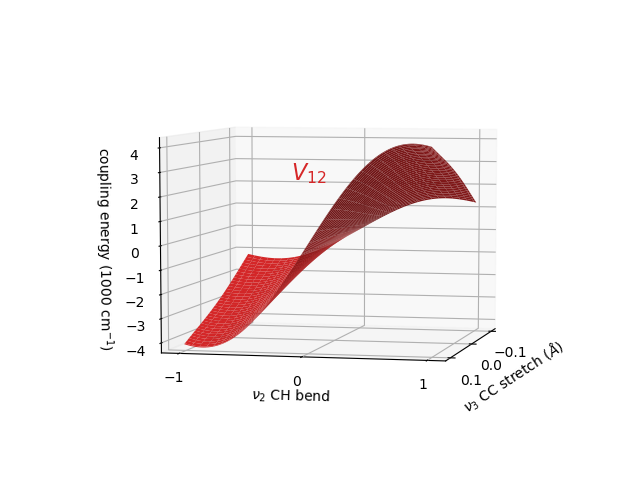

Write Python code to recreate this figure.
import numpy as np
import cse
from mpl_toolkits.mplot3d import axes3d
import matplotlib.pyplot as plt
import matplotlib as mpl

def adiabatic(VSp, VPp, V12):
     W = np.array([[VSp, V12], [V12, VPp]])

     Ae, Av = np.linalg.eigh(W.T)

     return Ae.T, Av.T

def Va(q1, q2, q3, Ca):
    s = 0
    for ii, jj, kk, C in Ca:
        s += C*(q1**ii)*(q2**jj)*(q3**kk)

    return s

def V12(q1, q2, q3, C12):
    s = 0
    for ii, jj, kk, C in C12:
        s += C*q1**ii*q2**jj*q3**kk

    return np.sin(q3)*(1-np.tanh(q1))*(1-np.tanh(q2))*s

H2cm = 27.2*8065.541

# Expansion coefficients Tarroni & Carter JCP 119, 12878 (2003)
i, j, k, CSp, CPp, CPm, C12 = np.loadtxt('Cijk', unpack=True)
# restructure for easy transport to generating function
CSp = np.column_stack((i, j, k, CSp))
CPm = np.column_stack((i, j, k, CPm))
CPp = np.column_stack((i, j, k, CPp))
C12 = np.column_stack((i, j, k, C12))

# Rcc, RCH, bond angle - equilibrium values
eq = {'Sp':(2.283737, 2.00787, np.pi), 'Pp':(2.432753, 2.021043, np.pi),
      'Pm':(2.432753, 2.021043, np.pi), '12':(2.5, 2.0, np.pi)}

# coordinates, relative to quilibrium values, in Angstroms
cc = np.linspace(-0.2, 0.2, 101)
ch = np.linspace(-0.2, 0.2, 101)
bar = np.linspace(-1, 1, 101)

CC, BAR = np.meshgrid(cc, bar, indexing='ij')

CH = 0 # equilibrium


Vsp = Va(CC, CH, BAR, CSp)*H2cm
Vpm = Va(CC, CH, BAR, CPm)*H2cm
Vpp = Va(CC, CH, BAR, CPp)*H2cm
VV = V12(CC, CH, BAR, C12)*H2cm

# diagonalize
(Asp, App), Av = adiabatic(Vsp, Vpp, VV)


fig = plt.figure()
ax = fig.add_subplot(111, projection='3d')

ax.view_init(elev=6, azim=13)
#ax.view_init(elev=30, azim=25)
ax.plot_surface(CC*0.529177, BAR, VV/1000, linewidth=0, color='C3')
#ax.plot_surface(CC*0.529177, BAR, Vpp/1000, linewidth=0, color='C2')
#ax.plot_surface(CC*0.529177, BAR, Vpm/1000, linewidth=0, color='C1')

ax.set_xlabel(r'$\nu_3$ CC stretch ($\AA$)')
ax.set_ylabel(r'$\nu_2$ CH bend')
ax.set_zlabel(r'coupling energy (1000 cm$^{-1}$)')
ax.set_xticks([-0.1, 0, 0.1])
ax.set_yticks([-1, 0, 1])

#coup = mpl.lines.Line2D([0],[0], linestyle="none", c='C0', marker = 'o')
#sigma = mpl.lines.Line2D([0],[0], linestyle="none", c='C0', marker = 'o')
#pip = mpl.lines.Line2D([0],[0], linestyle="none", c='C2', marker = 'o')
#pim = mpl.lines.Line2D([0],[0], linestyle="none", c='C1', marker = 'o')
#ax.legend([coup], [r'$V_{12}$'], numpoints = 1)
ax.text(0.2, 0.1, 3, r'$V_{12}$', color='C3', fontsize=16)

plt.savefig('potential-couple.png', dpi=100)
plt.show()
